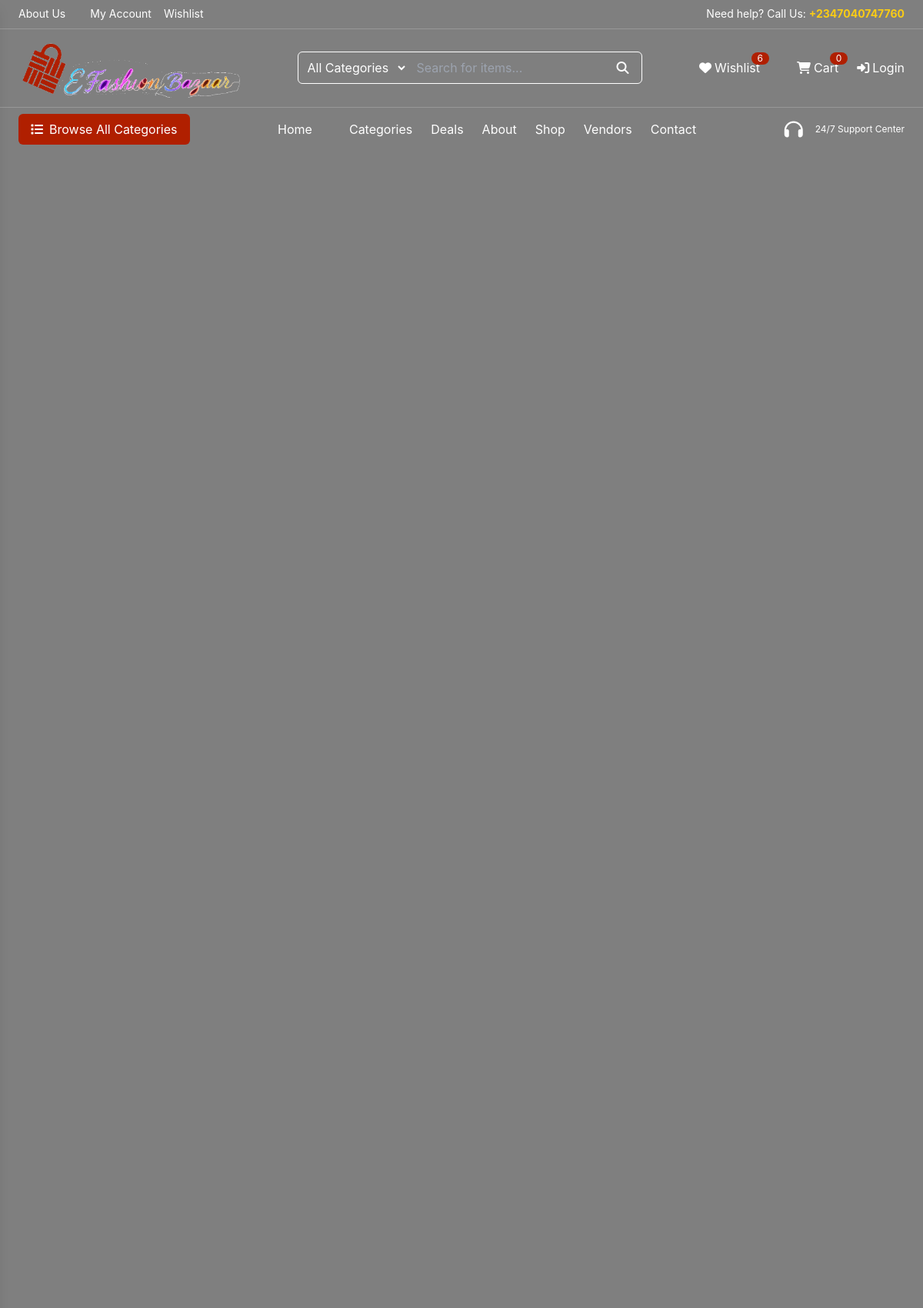
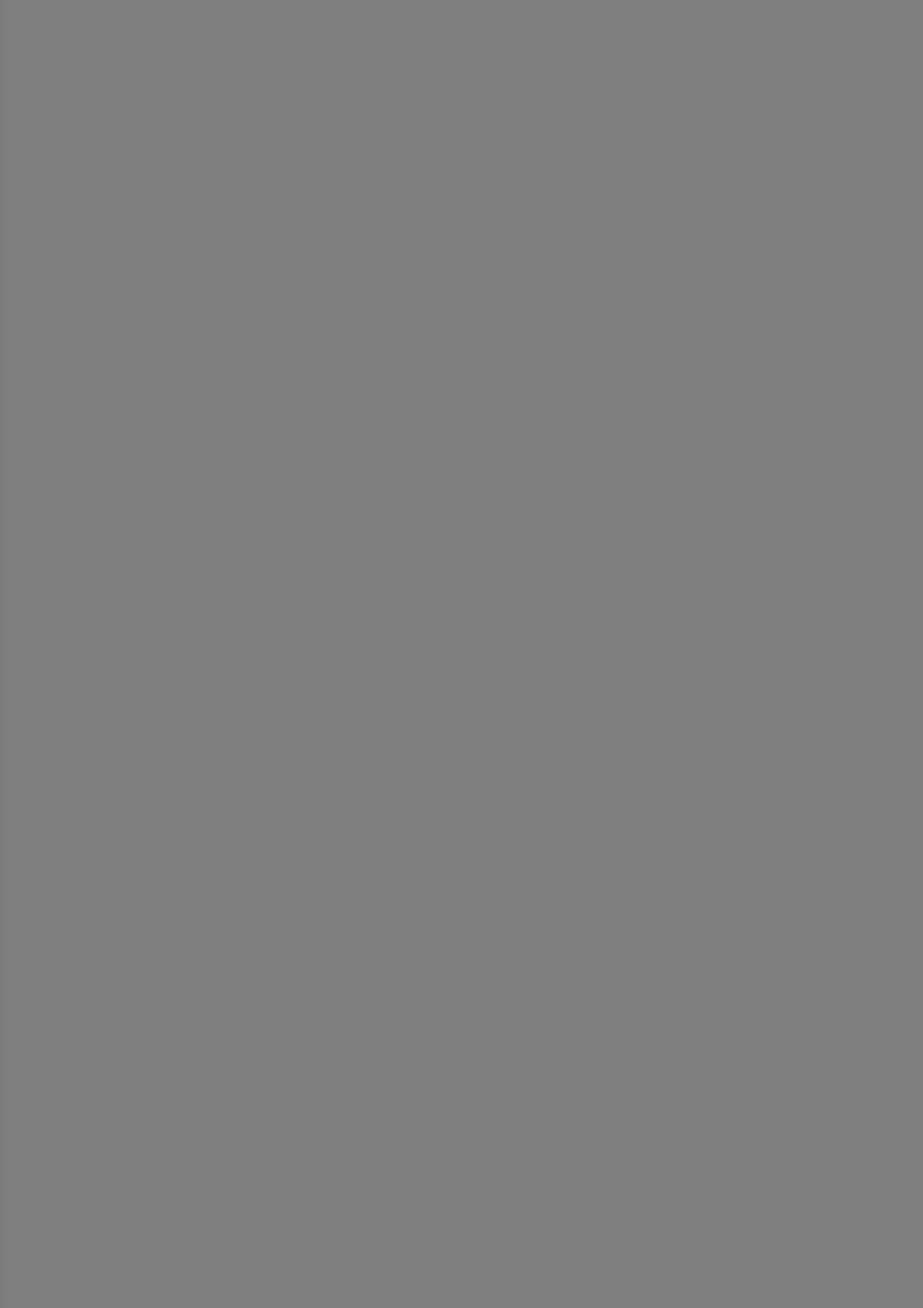
The page / (upper part) on the database its author committed (2 pictures, top to bottom).
### addon/models.py (models this page shows, shortened)
class SiteConfiguration(models.Model):
    site_name = models.CharField(max_length=255, default="My Website")
    site_header = models.CharField(max_length=255, default="My Website Admin")
    site_brand = models.CharField(max_length=255, default="My Website Brand")
    site_logo = models.ImageField(upload_to="branding/", null=True, blank=True)
    login_logo = models.ImageField(upload_to="branding/", null=True, blank=True)
    favicon = models.ImageField(upload_to="branding/", null=True, blank=True)
    welcome_text = models.CharField(max_length=255, default="Welcome to My Website")
    footer_text = models.CharField(max_length=255, default="© 2025 My Website")
    address = models.CharField(max_length=255, blank=True, null=True, help_text="Company address shown in footer/contact")
    phone = models.CharField(max_length=50, blank=True, null=True, help_text="Primary phone number")
    email = models.EmailField(blank=True, null=True, help_text="Support or sales email")
    working_hours = models.CharField(max_length=100, blank=True, null=True, help_text="e.g. 10:00 - 18:00, Mon - Sat")
    singleton = models.BooleanField(default=True, editable=False)
    currency_abbr = models.CharField(max_length=255, blank=True, null=True, default="$", help_text="$")
    currency_symbol = models.CharField(max_length=255, blank=True, null=True, default="USD", help_text="USD")
    class Meta:
        verbose_name = "Site Configuration"
        verbose_name_plural = "Site Configuration"
    @classmethod
    def get_solo(cls):
        obj, created = cls.objects.get_or_create(pk=1)
        return obj

### store/views.py (the view)
# urls.py: path('', views.index, name='index'),
def index(request):
    Product = store_models.Product
    ProductVariation = store_models.ProductVariation
    OrderItem = order_models.OrderItem
    ProductImage = store_models.ProductImage
    base_products_qs = Product.objects.filter(
        status=Product.ProductStatus.PUBLISHED
    ).select_related('vendor', 'category').prefetch_related(
        Prefetch('images', queryset=ProductImage.objects.filter(is_primary=True), to_attr='primary_images'),
        Prefetch('variations', queryset=ProductVariation.objects.filter(is_active=True), to_attr='active_variations'),
    )
    top_selling_agg = OrderItem.objects.filter(
        product_variation__product__status=Product.ProductStatus.PUBLISHED
    ).values('product_variation__product').annotate(
        total_sold=Sum('quantity')
    ).order_by('-total_sold')[:4]
    top_selling_ids = [item['product_variation__product'] for item in top_selling_agg]
    if top_selling_ids:
        preserved_order = Case(*[
            When(pk=pid, then=pos) for pos, pid in enumerate(top_selling_ids)
        ], output_field=IntegerField())
        top_selling = list(Product.objects.filter(pk__in=top_selling_ids).order_by(preserved_order))
    else:
        top_selling = []
    trending_products = list(
        base_products_qs.filter(variations__label='Trending').distinct()[:2]
    )
    recently_added = list(base_products_qs.order_by('-created_at')[:2])
    top_rated = list(
        base_products_qs.annotate(avg_rating=Avg('reviews__rating'))
                        .filter(avg_rating__isnull=False)
                        .order_by('-avg_rating')[:2]
    )
    deals = store_models.ProductVariation.objects.filter(
        product__status=Product.ProductStatus.PUBLISHED,
        is_active=True,
        is_primary=True
    )[:4]
    context = {
        'products': base_products_qs,           # full list if you still need it elsewhere
        'categories': store_models.Category.objects.filter(is_active=True, featured=True).order_by("id")[:2],
        'trending_categories': store_models.Category.objects.filter(is_active=True, trending=True)[:8],
        'deals': deals,
        'top_selling': top_selling,
        'trending_products': trending_products,
        'recently_added': recently_added,
        'top_rated': top_rated,
    }
    return render(request, 'index.html', context)

### addon/context_processors.py (called while the page is built)
def global_context(request):
    context = {}
    context['site_config'] = models.SiteConfiguration.get_solo()
    context['theme_settings'] = models.ThemeSettings.get_solo()
    context['hero_section'] = models.HeroSection.objects.filter(active=True).first()
    context['social_links'] = models.SocialLink.objects.all()
    return context

### addon/models.py (called while the page is built)
    @classmethod
    def get_solo(cls):
        obj, created = cls.objects.get_or_create(pk=1)
        return obj

### order/context_processors.py (called while the page is built)
def global_context(request):
    context = {}
    cart = Cart.get_for_request(request)
    context['cart_item_count'] = CartItem.objects.filter(cart=cart).count()
    return context

### order/models.py (called while the page is built)
    @classmethod
    def get_for_request(cls, request):
        if request.user.is_authenticated:
            cart, _ = cls.objects.get_or_create(user=request.user)
            return cart
        if not request.session.session_key:
            request.session.create()
        session_key = request.session.session_key
        cart, _ = cls.objects.get_or_create(session_key=session_key, user=None)
        return cart

### store/models.py (called while the page is built)
    def subcategories(self):
        return Category.objects.filter(parent=self, is_active=True)

    @property
    def primary_image(self):
        return self.images.filter(is_primary=True).first()

    def primary_item(self):
        return self.variations.filter(product=self, is_active=True, is_primary=True).first()

    def average_rating(self):
        avg = self.reviews.aggregate(avg=Avg('rating'))['avg'] or 0
        return round(avg, 1)  # 4.0 etc.

    def average_rating_int(self):
        return int(round(self.average_rating()))

    def discount_amount(self):
        if self.regular_price > self.sale_price:
            return self.regular_price - self.sale_price
        return 0

    @property
    def label_color(self):
        return LABEL_COLORS.get(self.label, "bg-gray-300 text-black")

### store/templates/index.html (shortened to what this page needs)
{% extends 'base/base.html' %}
{% load static %}
{% block content %}
<link
  rel="stylesheet"
  href="https://cdn.jsdelivr.net/npm/swiper@11/swiper-bundle.min.css"
/>
<section id="video-hero" class="sticky top-0 h-screen z-10">
    {% if hero_section.background_video %}
        <video autoplay loop muted playsinline class="absolute z-0 w-full h-full object-cover">
            <source src="{{hero_section.background_video.url}}" type="video/mp4">
        </video>
    {% endif %}
    <div class="relative z-10 h-full flex flex-col justify-end items-center bg-black bg-opacity-50">
    </div>
</section>
{% endblock content %}

### templates/partials/header.html (shortened to what this page needs)
{% load static %}
<nav id="main-nav" class="fixed top-0 left-0 w-full z-50 text-[{{theme_settings.header_text_color}}]"
    data-homepage="{% if is_homepage %}true{% elif request.path == '/' %}true{% else %}false{% endif %}">
    <div id="top-bar"
        class="hidden md:flex justify-between items-center px-6 py-2 text-sm border-b border-transparent transition-all duration-300">
        <div class="flex space-x-4">
            <a href="{% url 'addon:about' %}" class="hover:underline">About Us </a>
            <a href="{% url 'customer:dashboard' %}" class="hover:underline">My Account</a>
            <a href="{% url 'customer:wishlist' %}" class="hover:underline">Wishlist</a>
        </div>
        <div class="flex items-center space-x-4">
            <span>Need help? Call Us: <span class="text-yellow-400 font-bold">{{site_config.phone}}</span></span>
        </div>
    </div>
    <div id="main-nav-content"
        class="flex items-center justify-between px-4 md:px-6 py-3 border-t border-white/20 transition-all duration-300">
        <a href="{% url 'store:index' %}">
            <img src="{{site_config.site_logo.url}}" alt="Logo" class="object-contain w-32 md:w-[18rem]">
        </a>
        <div id="search-container" class="hidden md:flex items-center border border-white rounded-md overflow-hidden">
            <select class="bg-transparent px-2 py-2 focus:outline-none">
                <option class="bg-black">All Categories </option>
            </select>
            <input type="text" placeholder="Search for items..."
                class="bg-transparent placeholder-white-light px-3 py-2 w-64 focus:outline-none">
            <button class="px-4">
                <i class="fa fa-search"></i>
            </button>
        </div>
        <div class="flex items-center space-x-4 md:space-x-6">
            <a href="{% url 'customer:wishlist' %}" class="relative flex items-center">
                <i class="fa fa-heart mr-1"></i> <span class="hidden md:inline">Wishlist</span>
                <span class="absolute -top-2 -right-3 bg-[#B01F00] text-xs rounded-full px-2">6</span>
            </a>
            <a href="{% url 'store:cart' %}" class="relative flex items-center">
                <i class="fa fa-shopping-cart mr-1"></i> <span class="hidden md:inline">Cart</span>
                <span class="absolute -top-2 -right-3 bg-[#B01F00] text-xs rounded-full px-2">
                    <span class="cart_item_count">
                        {{cart_item_count|default:"0"}}
                    </span>
                </span>
            </a>
            {% if request.user.is_authenticated %}
                <a href="{% url 'customer:dashboard' %}" class="hidden md:flex items-center">
                    <i class="fa fa-user me-2"></i> Account
                </a>
                <a href="{% url 'userauths:logout' %}" class="hidden md:flex items-center">
                    <i class="fa fa-power-off mr-1"></i>
                </a>
            {% else %}
            <a href="{% url 'userauths:login' %}" class="hidden md:flex items-center">
                <i class="fa fa-sign-in-alt mr-1"></i> Login
            </a>
            {% endif %}
        </div>
    </div>
    <div id="bottom-bar"
        class="hidden md:flex items-center justify-between px-6 py-2 border-t border-white/20 transition-all duration-300">
        <button class="bg-[#B01F00] px-4 py-2 rounded-md flex items-center hover:bg-red-800 transition-colors">
            <i class="fa fa-list mr-2"></i> Browse All Categories
        </button>
        <div id="desktop-links" class="flex space-x-6">
            <a href="/">Home</a>
            <a href="{% url 'store:category_list' %}">Categories</a>
            <a href="{% url 'store:shop' %}">Deals</a>
            <a href="{% url 'addon:about' %}">About</a>
            <a href="{% url 'store:shop' %}">Shop</a>
            <a href="{% url 'vendor:vendor_list' %}">Vendors</a>
            <a href="{% url 'addon:contact' %}">Contact</a>
        </div>
        <div class="flex items-center space-x-2">
            <i class="fa fa-headphones text-2xl"></i>
            <div>
                <div class="text-xs">24/7 Support Center</div>
            </div>
        </div>
    </div>
</nav>

### static/assets/css/style.css (style rules this page uses)
body { font-family: "Inter", sans-serif; overflow-x: hidden; }
#main-nav { transition: background-color 0.3s ease-in-out, color 0.3s ease-in-out; }

### rows shown on the page
SiteConfiguration: phone "+2347040747760", site_logo (picture)

### other values the page prints
{{ cart_item_count|default:"0" }} "0"
